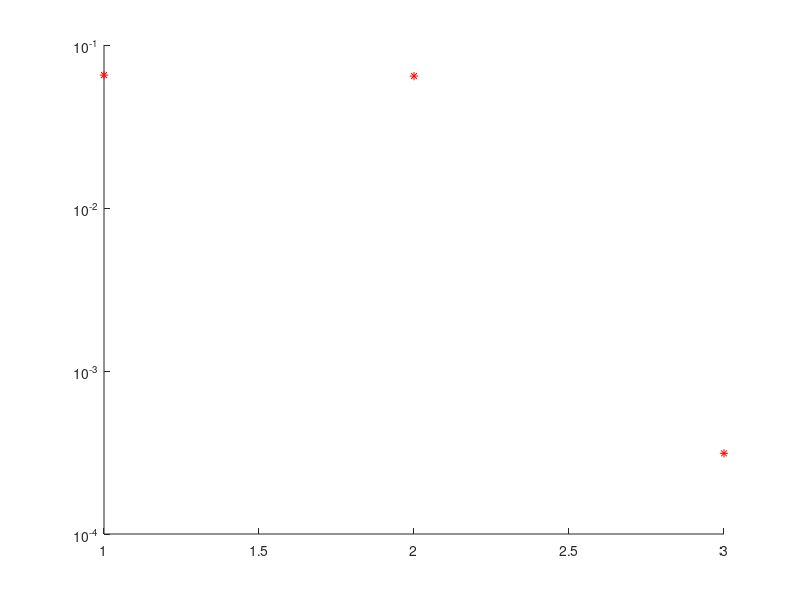

This figure's MATLAB source:
clear
clc
close all
%%
load('one.txt')
load('two.txt')
load('three.txt')


figure 
hold on
plot([1 2 3],[mean(one) mean(two) mean(three)],'*r')
% plot(ones(25,1),one,"r")
% plot(ones(25,1)*2,two,'.r')
% plot(ones(25,1)*3,three,'.r')
set(gca, 'YScale', 'log')
